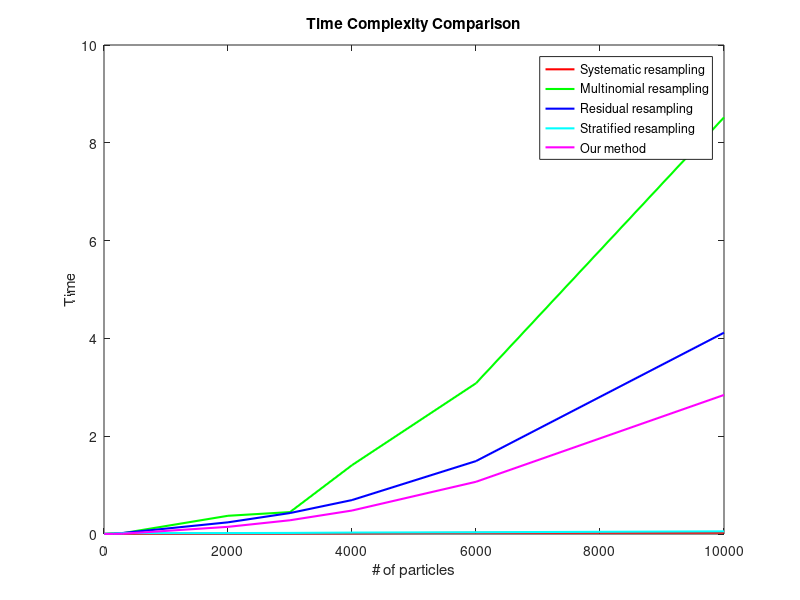
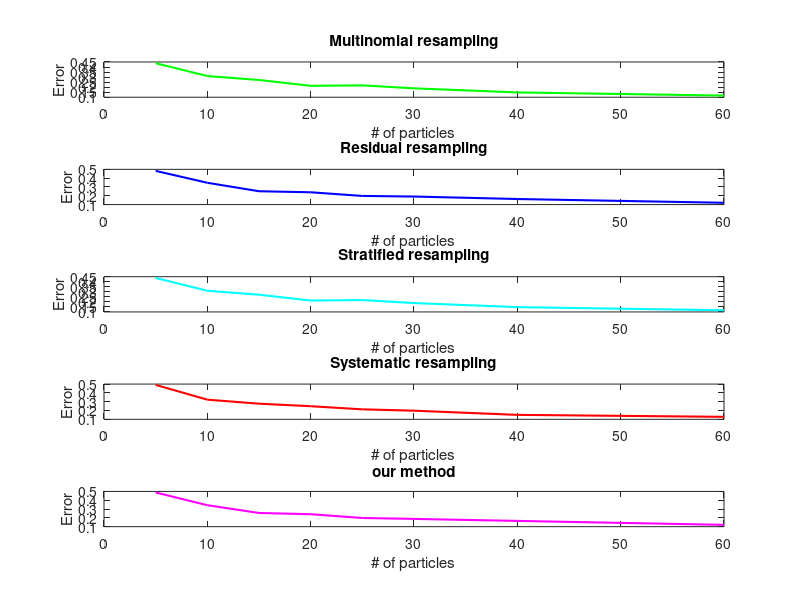

Recreate these plots in MATLAB, in order.
% load('E_V_residual_resampling.mat')
% 
% load('E_V_determ_resampling.mat')
% 
% load('E_V_multino_resampling.mat')
% 
% load('E_V_systematic_resampling.mat')
% 
% load('E_V_stra_resampling.mat')


X=[5 50 150 300 2000 3000 4000 6000 10000]

y_t_multi=[0.0022 0.0053 0.0156 0.0161 0.3727 0.4479 1.4076 3.0826 8.5190]

y_t_resi=[0.0012 0.0014 0.0028 0.0203 0.2388 0.4286 0.6940 1.4911 4.1171]

y_t_sys=[0.0013 0.0019 0.0024 0.0032 0.0102 0.0118 0.0140 0.0247 0.0280]

y_t_stra=[0.0015 0.0043 0.0083 0.0172 0.0189 0.0220 0.0288 0.0357 0.0545]

y_t_our=[0.0013 0.0016 0.0024 0.0057 0.1464 0.2811 0.4799 1.0677 2.8435]






figure(1)

%subplot(5,1,4); 

%plot(X,y_t_sys,'LineWidth', 1.5, 'Color', [17 151 179] / 256)

plot(X,y_t_sys,'LineWidth', 1.5, 'Color', 'r')

xlabel('Time'); 
ylabel('Expectation');
title("Systematic resampling")

%subplot(5,1,1); 
hold on;

plot(X,y_t_multi,'LineWidth', 1.5, 'Color', 'g')
xlabel('Time'); 
ylabel('Expectation');
title("Multinomial resampling")

hold on;
%subplot(5,1,2); 

plot(X,y_t_resi, 'LineWidth', 1.5, 'Color', 'b')
xlabel('Time'); 
ylabel('Expectation');
title("Residual resampling")

hold on;
%subplot(5,1,3); 

plot(X,y_t_stra, 'LineWidth', 1.5, 'Color', 'c')
xlabel('Time'); 
ylabel('Expectation');
title("Stratified resampling")

hold on;
%subplot(5,1,5); 


plot(X,y_t_our, 'LineWidth', 1.5, 'Color', 'm')
xlabel('Time'); 
ylabel('Expectation');
title("Time Complexity Comparison")
%difference = stateEstPF(2:noObservations) - stateEstKF(2:noObservations);
%plot(1:(noObservations - 1), difference, 'LineWidth', 1.5, 'Color', [117 112 179] / 256);
xlabel('# of particles'); 
ylabel('Time');

legend('Systematic resampling','Multinomial resampling','Residual resampling','Stratified resampling','Our method')

%system("kill")


figure(2)

X_for_error=[5 10 15 20 25 30 40 60]
y_error_sys=[0.4906 0.3231 0.2773 0.2487 0.2131 0.1979 0.1504 0.1281]

y_error_resi=[0.4825 0.3476 0.2515 0.2397 0.1981 0.1913 0.1632 0.1204]


y_error_multi=[0.4381 0.3104 0.2712 0.2133 0.2178 0.1882 0.1477 0.1164]

y_error_stra=[0.4379 0.3106 0.2712 0.2134 0.2180 0.1884 0.1477 0.1166]

y_error_our=[0.4881 0.3438 0.2553 0.2415 0.1985 0.1882 0.1655 0.1206]





subplot(5,1,4); 

%plot(X,y_t_sys,'LineWidth', 1.5, 'Color', [17 151 179] / 256)

plot(X_for_error,y_error_sys,'LineWidth', 1.5, 'Color', 'r')

xlabel('# of particles'); 
ylabel('Error');
title("Systematic resampling")

subplot(5,1,1); 
%hold on;

plot(X_for_error,y_error_multi,'LineWidth', 1.5, 'Color', 'g')
xlabel('# of particles'); 
ylabel('Error');
title("Multinomial resampling")

%hold on;
subplot(5,1,2); 

plot(X_for_error,y_error_resi, 'LineWidth', 1.5, 'Color', 'b')
xlabel('# of particles'); 
ylabel('Error');
title("Residual resampling")

%hold on;
subplot(5,1,3); 

plot(X_for_error,y_error_stra, 'LineWidth', 1.5, 'Color', 'c')
xlabel('# of particles'); 
ylabel('Error');
title("Stratified resampling")

%hold on;
subplot(5,1,5); 


plot(X_for_error,y_error_our, 'LineWidth', 1.5, 'Color', 'm')
xlabel('# of particles'); 
ylabel('Expectation');
title("our method")
%difference = stateEstPF(2:noObservations) - stateEstKF(2:noObservations);
%plot(1:(noObservations - 1), difference, 'LineWidth', 1.5, 'Color', [117 112 179] / 256);
xlabel('# of particles'); 
ylabel('Error');

%legend('Systematic resampling','Multinomial resampling','Residual resampling','Stratified resampling','Our method')

%system("kill")








